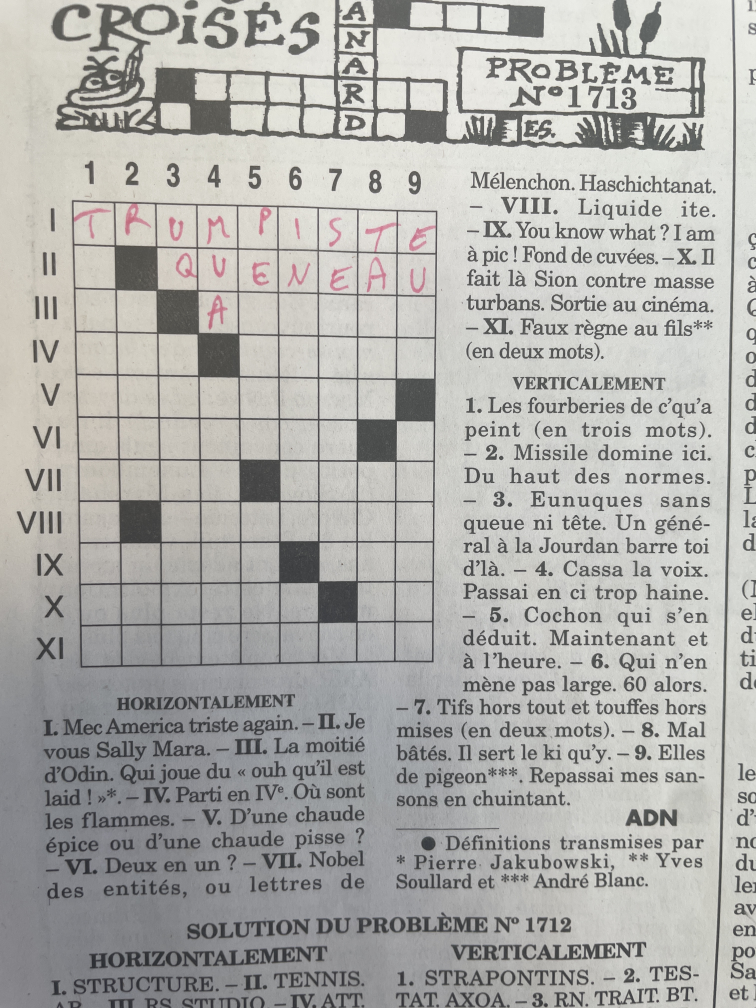
#> input picture uploads/image.jpg, 3024 x 4032 px (shown at 1/4 size)
$ jupyter execute --allow-errors dev.ipynb
#> lines starting #> are read from the running program, lines starting #| are printed output that depends on the picture; after the words box and inside, x2 and y2 are one past the last pixel; in counts of white or black regions, pixels touching at a corner belong together
[cell 1]
import cv2
import numpy as np

DEFAULT_HEIGHT = 4032

image = cv2.imread('uploads/image.jpg')
#> image is the input picture: shape (4032, 3024, 3); mean B, G, R 170.1, 173.2, 173.7
image = cv2.resize(image, (int(image.shape[1] * DEFAULT_HEIGHT / image.shape[0]), DEFAULT_HEIGHT))

clean_image  = image.copy()

gray = cv2.cvtColor(image, cv2.COLOR_BGR2GRAY)
img_blur = cv2.GaussianBlur(gray, (5, 5), 0)  # Apply Gaussian blur to reduce noise

edges = cv2.Canny(img_blur,100,200,apertureSize = 3)
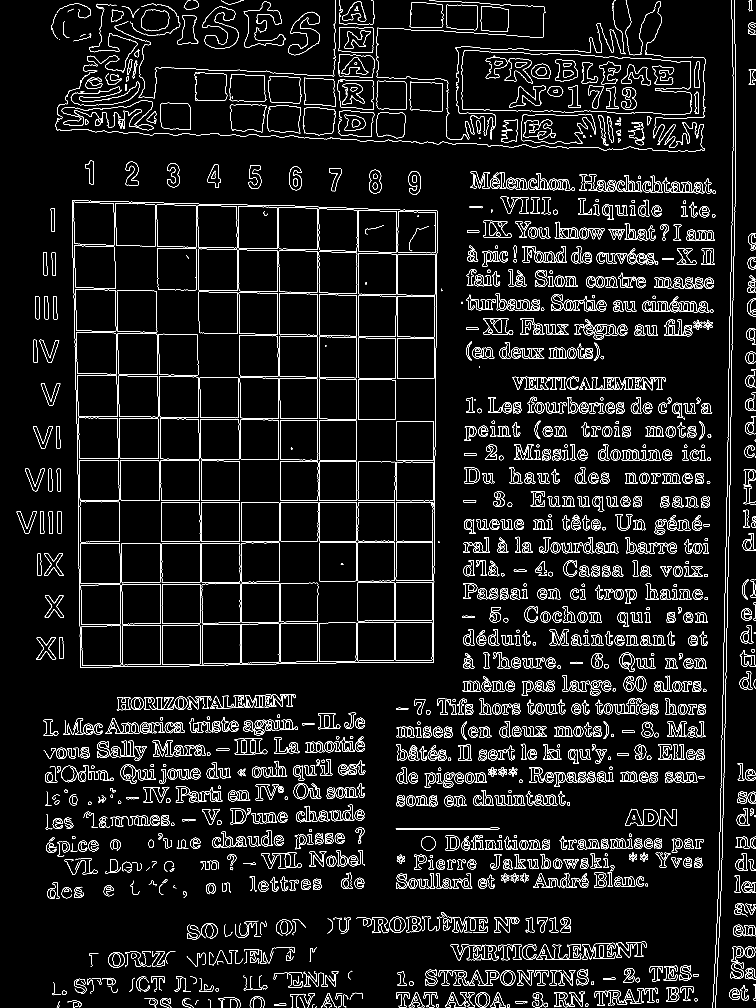
#> edges: shape (4032, 3024) (shown at 1/4 size); 3.2% white in thin lines or dots
cv2.imwrite('canny1.jpg',edges)
kernel = np.ones((15,15),np.uint8)
edges = cv2.dilate(edges,kernel,iterations = 1)
#> edges: shape (4032, 3024); 36.1% white; 345 white regions, largest, box (x1, y1, x2, y2) and area: (281, 793, 1757, 2678) 695491, (215, 0, 2830, 614) 654504, (2843, 0, 2951, 4032) 105272
cv2.imwrite('canny2.jpg',edges)
kernel = np.ones((2,2),np.uint8)
edges = cv2.erode(edges,kernel,iterations = 1)
#> edges: shape (4032, 3024); 34.7% white; 346 white regions, largest, box (x1, y1, x2, y2) and area: (282, 794, 1757, 2678) 663248, (216, 0, 2830, 614) 626311, (2844, 0, 2951, 4032) 101148
cv2.imwrite('canny3.jpg',edges)

thresh = cv2.adaptiveThreshold(img_blur,255,cv2.ADAPTIVE_THRESH_GAUSSIAN_C, cv2.THRESH_BINARY_INV,57,5)
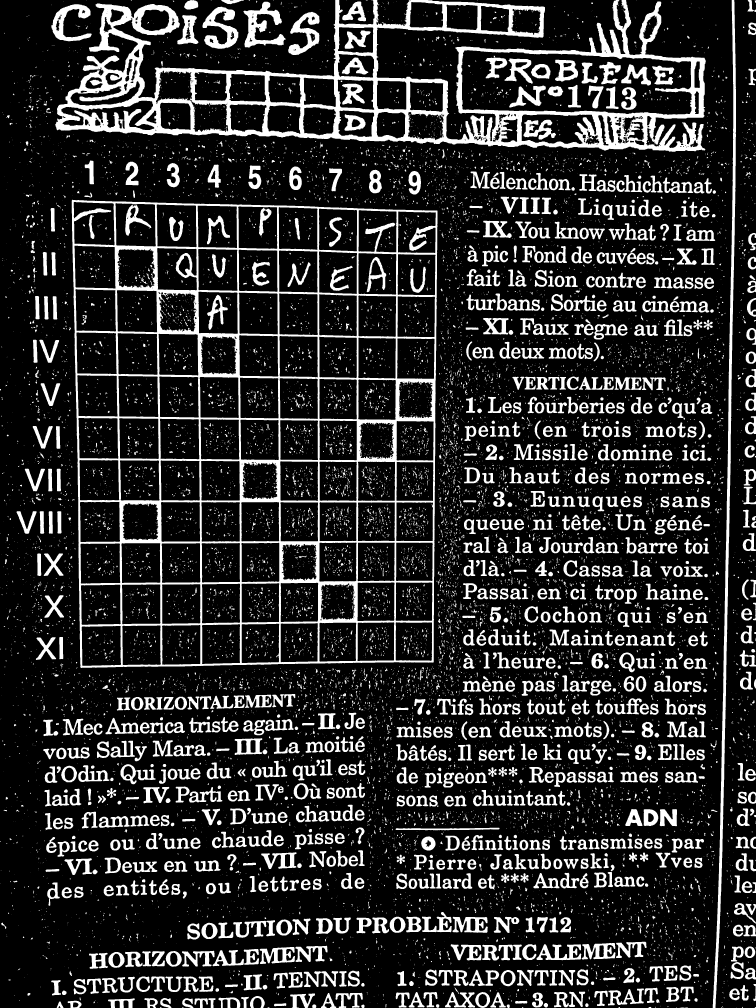
#> thresh: shape (4032, 3024) (shown at 1/4 size); 17.9% white; 16432 white regions (12370 under 20 px), largest, box (x1, y1, x2, y2) and area: (221, 0, 2823, 607) 325618, (287, 799, 1750, 2672) 323867, (2851, 0, 2944, 4032) 45545

white_image = edges.copy()
white_image[:] = 0
#> white_image: shape (4032, 3024); every value is 0

lines = cv2.HoughLinesP(edges, 1, np.pi/180, 100, minLineLength=500, maxLineGap=25)
#> lines = 813 rows, first 6: [2880, 3816, 2945, 91], [2876, 3891, 2944, 14], [2867, 4031, 2937, 0], [2872, 3970, 2941, 0], [2874, 3939, 2943, 0], [2882, 3780, 2946, 108]

# Draw the lines on the original image
if lines is not None:
    for line in lines:
        x1, y1, x2, y2 = line[0]
        cv2.line(image, (x1, y1), (x2, y2), (0, 0, 255), 2)
        cv2.line(white_image, (x1, y1), (x2, y2), 255, 2)
#> this loop made 813 passes
#> white_image: shape (4032, 3024); 8.8% white; 27 white regions, largest, box (x1, y1, x2, y2) and area: (281, 793, 1766, 2679) 629428, (215, 0, 2827, 611) 139927, (2861, 0, 2952, 4032) 96572

[cell 2]
kernel = np.ones((15,15),np.uint8)
white_image = cv2.dilate(white_image,kernel,iterations = 1)
#> white_image: shape (4032, 3024); 16.5% white; 19 white regions, largest, box (x1, y1, x2, y2) and area: (274, 786, 1773, 2686) 1064793, (208, 0, 2834, 618) 336636, (2854, 0, 2959, 4032) 154321
white_image = 255 - white_image
#> white_image: shape (4032, 3024); 83.5% white; 19 black regions

[cell 3]
cnts, hierarchy = cv2.findContours(white_image, cv2.RETR_TREE, cv2.CHAIN_APPROX_SIMPLE)
#> cnts = 133 contours, 1 with area under 20; largest, box (x1, y1, x2, y2) and area: (0, 0, 2927, 4032) 10430240, (273, 785, 1774, 2687) 2732567, (2876, 0, 3024, 4032) 367293, (1496, 0, 2446, 445) 364464, (393, 0, 1332, 407) 261452

[cell 4]
rectangles = [cv2.boundingRect(c) for c in cnts]
#> rectangles = 133 items, first 6: (2442, 463, 92, 125), (1511, 452, 910, 132), (1447, 451, 46, 82), (285, 412, 1126, 114), (373, 394, 50, 5), (1447, 338, 43, 84)
centers = [(x + w // 2, y + h // 2) for (x, y, w, h) in rectangles]
#> centers = 133 pairs, first value 377 to 2950, second value 45 to 3920
ratios = [min(w, h) / max(w, h) for (x, y, w, h) in rectangles]
#> ratios = 133 values, max 1 at index 43, min 0.035 at index 27, mean 0.768

[cell 5]
import pandas as pd

contours_infos = pd.DataFrame(
    {
        "center": centers,
        "ratio": ratios,
        "area": [cv2.contourArea(c) for c in cnts],
        "rectangle": rectangles,
        "parent": hierarchy[0][:, -1],
    }
)
#> contours_infos = table of 133 rows and 5 columns

[cell 6]
contours_infos["diff_99_num_siblings"] = (contours_infos["parent"].map(contours_infos["parent"].value_counts())-99).abs()

[cell 7]
contours_infos["is_closest_to_99_siblings"] = contours_infos["diff_99_num_siblings"] == contours_infos["diff_99_num_siblings"].min()

[cell 8]
contours_infos["center_x"] = contours_infos["center"].apply(lambda x: x[0])
contours_infos["center_y"] = contours_infos["center"].apply(lambda x: x[1])

[cell 9]
# TODO: automate this
contours_infos = contours_infos[contours_infos["is_closest_to_99_siblings"]]
#> contours_infos = table of 99 rows and 9 columns

[cell 10]
contours_infos["center_x_bin"] = pd.cut(contours_infos["center_x"], bins=9)
contours_infos["center_y_bin"] = pd.cut(contours_infos["center_y"], bins=11)

[cell 11]
def fit_line(x,y):
    # Fit line using least squares
    A = np.vstack([x, np.ones(len(x))]).T
    m, b = np.linalg.lstsq(A, y, rcond=None)[0]

    print(f"Estimated line: y = {m:.3f}x + {b:.3f}")
    return (m,b)

[cell 12]
x_lines = []
y_lines = []
for _,df in contours_infos.groupby("center_x_bin"):
    x_lines.append(
        fit_line(df.center_x.to_numpy(), df.center_y.to_numpy())
    )
#> this loop made 9 passes
#> (m in fit_line, b in fit_line) on passes 1 to 9: (54.6, -19704), (61.12, -32269), (72.33, -50203.3), (90.01, -77410.7), (138.7, -142096.9), (305.4, -363520.1), (248.8, -334781.5), (-290.5, 439746.1), (-131.3, 219944.7)
#| Estimated line: y = 54.598x + -19704.014
#| Estimated line: y = 61.124x + -32269.034
#| Estimated line: y = 72.330x + -50203.291
#| Estimated line: y = 90.012x + -77410.737
#| Estimated line: y = 138.692x + -142096.943
#| Estimated line: y = 305.435x + -363520.118
#| Estimated line: y = 248.833x + -334781.500
#| Estimated line: y = -290.515x + 439746.071
#> (further printed lines are left out)
#> after the loop, x_lines = [(54.6, -19704), (61.12, -32269), (72.33, -50203.3), (90.01, -77410.7), (138.7, -142096.9), (305.4, -363520.1), (248.8, -334781.5), (-290.5, 439746.1), (-131.3, 219944.7)]
for _,df in contours_infos.groupby("center_y_bin"):
    y_lines.append(
        fit_line(df.center_x.to_numpy(), df.center_y.to_numpy())
    )
#> this loop made 11 passes
#> (m in fit_line, b in fit_line) on passes 1 to 11: (0.0239, 886.8), (0.0224, 1060.7), (0.0203, 1233.2), (0.0135, 1409.9), (0.0133, 1579.5), (0.00884, 1749.4), (0.00413, 1919), (-0.00106, 2088.7), (-0.00808, 2258.9), (-0.0141, 2425.8), (-0.0138, 2588.5)
#| Estimated line: y = 0.024x + 886.796
#| Estimated line: y = 0.022x + 1060.749
#| Estimated line: y = 0.020x + 1233.219
#| Estimated line: y = 0.013x + 1409.900
#| Estimated line: y = 0.013x + 1579.468
#| Estimated line: y = 0.009x + 1749.418
#| Estimated line: y = 0.004x + 1918.952
#| Estimated line: y = -0.001x + 2088.652
#> (further printed lines are left out)
#> after the loop, y_lines = [(0.0239, 886.8), (0.0224, 1060.7), (0.0203, 1233.2), (0.0135, 1409.9), (0.0133, 1579.5), (0.00884, 1749.4), (0.00413, 1919), (-0.00106, 2088.7), (-0.00808, 2258.9), (-0.0141, 2425.8), (-0.0138, 2588.5)]

[cell 13]
cv2.imwrite('thresh.jpg', thresh)
cv2.imwrite('lines.jpg', image)
cv2.imwrite('contours.jpg', white_image)
#> Out = True

[cell 14]
from itertools import chain

for line in chain(x_lines, y_lines):
    m, b = line
    x = np.linspace(0, white_image.shape[1], 100)
    y = m * x + b
    for i in range(len(x) - 1):
        cv2.line(white_image, (int(x[i]), int(y[i])), (int(x[i+1]), int(y[i+1])), (0, 255, 0), 2)
#> this loop made 20 passes
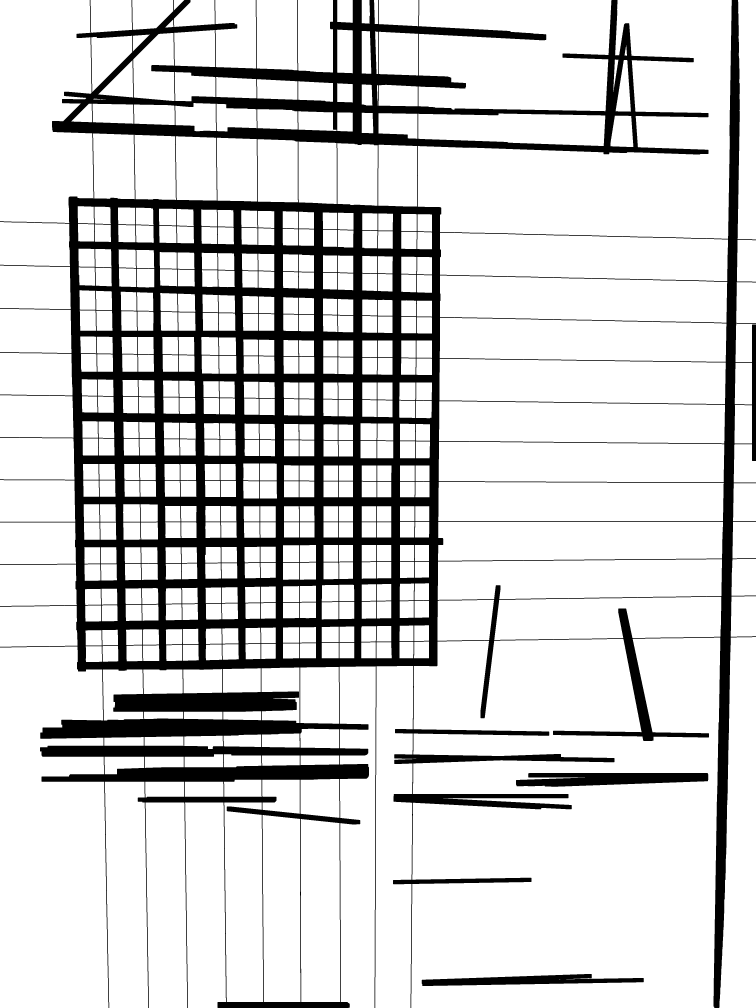
#> white_image: shape (4032, 3024) (shown at 1/4 size); 82.1% white; 3 black regions, box (x1, y1, x2, y2) and area: (0, 0, 3024, 4032) 2127545, (2064, 3092, 2833, 3147) 32824, (1687, 3896, 2575, 3944) 24591

[cell 15]
cv2.imwrite('contours.jpg', white_image)
#> Out = True

[cell 16]
from itertools import product

intersections = []

for lines in product(x_lines, y_lines):
    m1, b1 = lines[0]
    m2, b2 = lines[1]
    x = (b2 - b1) / (m1 - m2)
    y = m1 * x + b1
    intersections.append((x, y))
#> this loop made 99 passes
#> (m1, b1, m2, b2, x, y) on passes 1 to 12: (54.6, -19704, 0.0239, 886.8, 377.3, 895.8), (54.6, -19704, 0.0224, 1060.7, 380.5, 1069.3), (54.6, -19704, 0.0203, 1233.2, 383.6, 1241), (54.6, -19704, 0.0135, 1409.9, 386.8, 1415.1), (54.6, -19704, 0.0133, 1579.5, 389.9, 1584.7), (54.6, -19704, 0.00884, 1749.4, 393, 1752.9), (54.6, -19704, 0.00413, 1919, 396.1, 1920.6), (54.6, -19704, -0.00106, 2088.7, 399.1, 2088.2), (54.6, -19704, -0.00808, 2258.9, 402.2, 2255.7), (54.6, -19704, -0.0141, 2425.8, 405.2, 2420.1), (54.6, -19704, -0.0138, 2588.5, 408.2, 2582.9), (61.12, -32269, 0.0239, 886.8, 542.7, 899.8)
#> after the loop, intersections = 99 pairs, first value 377.3 to 1667.7, second value 895.8 to 2582.9

[cell 17]
brightness_values = []
radius = 50
clean_gray = cv2.cvtColor(clean_image, cv2.COLOR_BGR2GRAY)

for x, y in intersections:
    # Create a circular mask of the same size as the image
    mask = np.zeros_like(clean_gray, dtype=np.uint8)
    cv2.circle(mask, (int(x), int(y)), radius, 255, -1)

    # Compute the mean brightness within the masked region
    mean_val = cv2.mean(clean_gray, mask=mask)[0]  # [0] gets the mean intensity (single channel)
    brightness_values.append(mean_val)

    cv2.circle(clean_image, (int(x), int(y)), 50, (int(mean_val), 0, 0), -1)
#> this loop made 99 passes
#> (x, y) on passes 12 to 23: (542.7, 899.8), (545.5, 1073), (548.3, 1244.3), (551.1, 1417.3), (553.9, 1586.8), (556.6, 1754.3), (559.4, 1921.3), (562.1, 2088.1), (564.8, 2254.4), (567.5, 2417.8), (570.2, 2580.7), (706.6, 903.7)
#> (x, y, mean_val) on passes 1 to 6: (377.3, 895.8, 200.4), (380.5, 1069.3, 205.5), (383.6, 1241, 203.6), (386.8, 1415.1, 200.4), (389.9, 1584.7, 198.7), (393, 1752.9, 194.6)
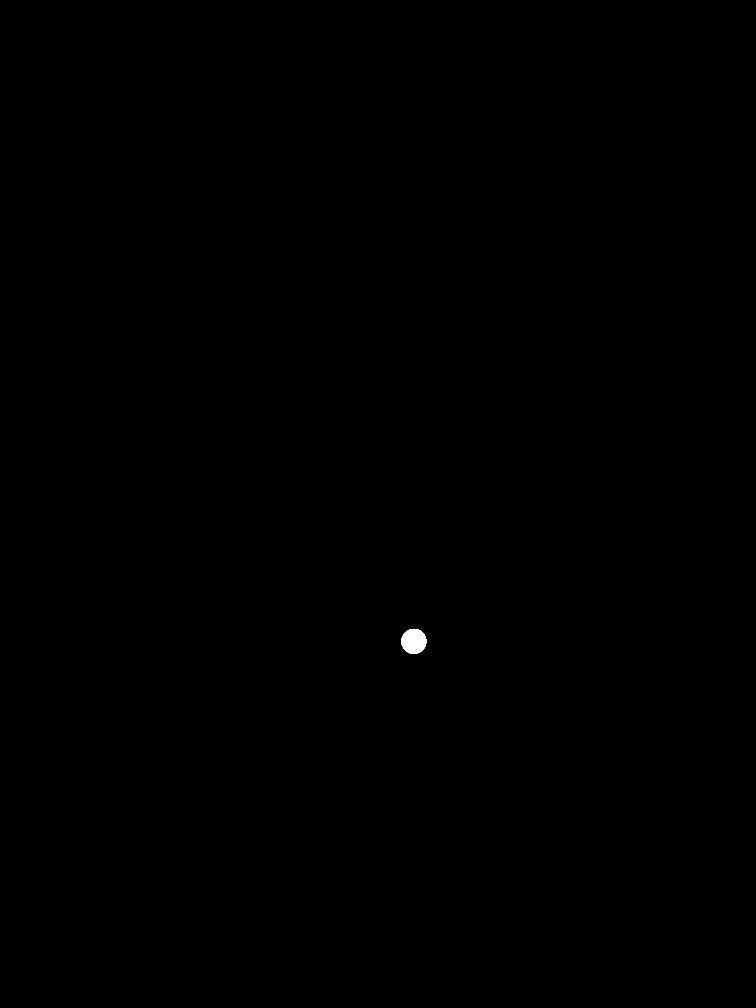
#> mask: shape (4032, 3024) (shown at 1/4 size); 0.06% white; 1 white region, box (x1, y1, x2, y2) and area: (1605, 2515, 1706, 2616) 7845

[cell 18]
df_inter = pd.DataFrame({
    "x": [x for x, _ in intersections],
    "y": [y for _, y in intersections],
    "brightness": brightness_values,
}).sort_values(by="brightness", ascending=True).reset_index(drop=True)

[cell 19]
df_inter["delta"] = df_inter["brightness"].diff().fillna(0)

[cell 20]
delta_argmax = df_inter.delta.argmax()

[cell 21]
df_inter["is_white"] = df_inter.index >= delta_argmax

[cell 22]
df_inter["is_white"].value_counts()

[cell 23]
df_inter.sort_values(by="x").y[:7].diff().mean()
#> Out = 170.8

#> (a cell that did not finish here is left out)

[cell 25]
cv2.imwrite('points.jpg', clean_image)
#> Out = True

[cell 26]
for inter in intersections:
    x, y = inter
    cv2.circle(image, (int(x), int(y)), 50, (255, 0, 0), -1)
#> this loop made 99 passes
#> inter on passes 1 to 12: (377.3, 895.8), (380.5, 1069.3), (383.6, 1241), (386.8, 1415.1), (389.9, 1584.7), (393, 1752.9), (396.1, 1920.6), (399.1, 2088.2), (402.2, 2255.7), (405.2, 2420.1), (408.2, 2582.9), (542.7, 899.8)

[cell 27]
# Draw the line on the image (BGR color, thickness)
cv2.line(image, (x1, y1), (x2, y2), (255, 0, 0), 2)

[cell 28]
contours_infos
#> Out = table of 99 rows and 11 columns

#> (a cell that did not finish here is left out)

[cell 30]
hierarchy = hierarchy.squeeze()
hierarchy.shape
#> Out = (133, 4)

#> (a cell that did not finish here is left out)

[cell 32]
(hierarchy[:,-1] == 33).sum()
#> Out = 99

[cell 33]
# draw the contours with highest areas:
if cnts:
    # Sort contours by area and keep the largest ones
    cnts = sorted(cnts, key=cv2.contourArea, reverse=True)
    for c in cnts:
        cv2.drawContours(image, [c], -1, (0, 255, 0), 2)
#> this loop made 133 passes

[cell 34]
# get bounding square of each contour
rectangles = [cv2.boundingRect(c) for c in cnts]
centers = [(x + w // 2, y + h // 2) for (x, y, w, h) in rectangles]
ratios = [min(w, h) / max(w, h) for (x, y, w, h) in rectangles]
# Draw rectangles around contours
for (x, y, w, h) in rectangles:
    cv2.rectangle(image, (x, y), (x + w, y + h), (255, 0, 0), 2)
#> this loop made 133 passes
#> (x, y, w, h) on passes 1 to 12: (0, 0, 2927, 4032), (273, 785, 1501, 1902), (2876, 0, 148, 4032), (1496, 0, 950, 445), (393, 0, 939, 407), (1511, 452, 910, 132), (285, 412, 1126, 114), (160, 2873, 1315, 83), (165, 3055, 1312, 73), (452, 2765, 745, 83), (159, 2982, 1315, 46), (2063, 3091, 771, 57)
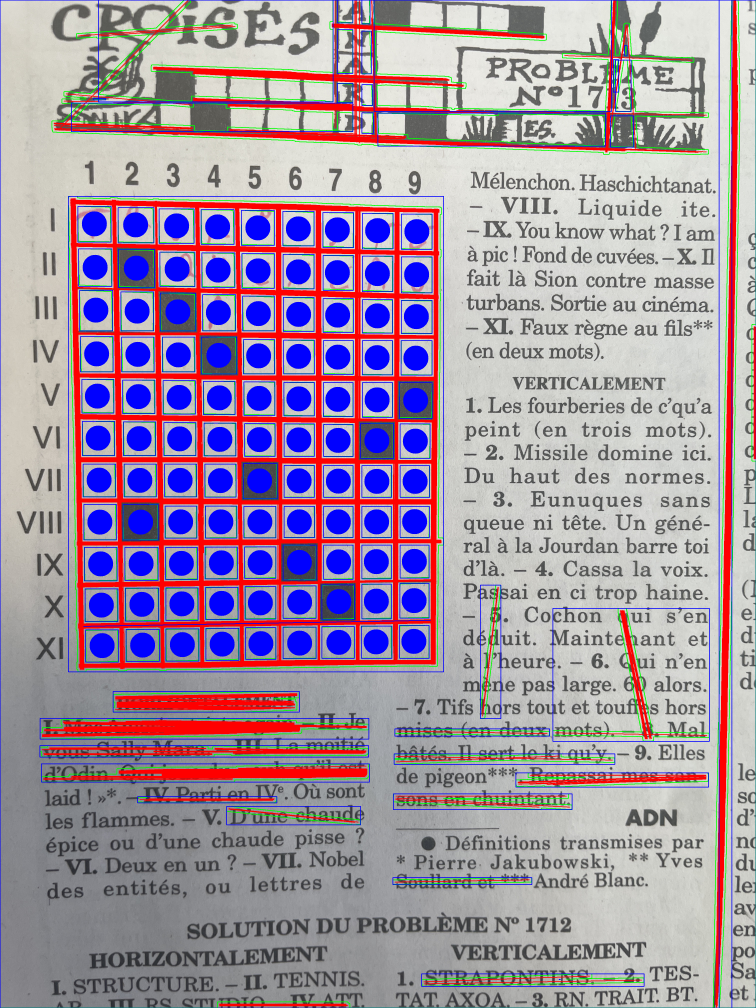
#> image: shape (4032, 3024, 3) (shown at 1/4 size); mean B, G, R 161.6, 145.8, 162.9

[cell 35]
# compute min(a,b)/max(a,b) for each rectangle:

[cell 36]
sum([r > 0.8 for r in ratios])  # Count how many rectangles are close to square
#> Out = 101

#> (a cell that did not finish here is left out)

[cell 38]
# plot rectangle areas and rectangle aspect ratio:

import matplotlib.pyplot as plt
plt.figure(figsize=(10, 5))
plt.plot(ratios, marker='o')
plt.title('Bounding Box Aspect Ratios')
plt.xlabel('Contour Index')
plt.ylabel('Aspect Ratio')
plt.grid()
plt.show()
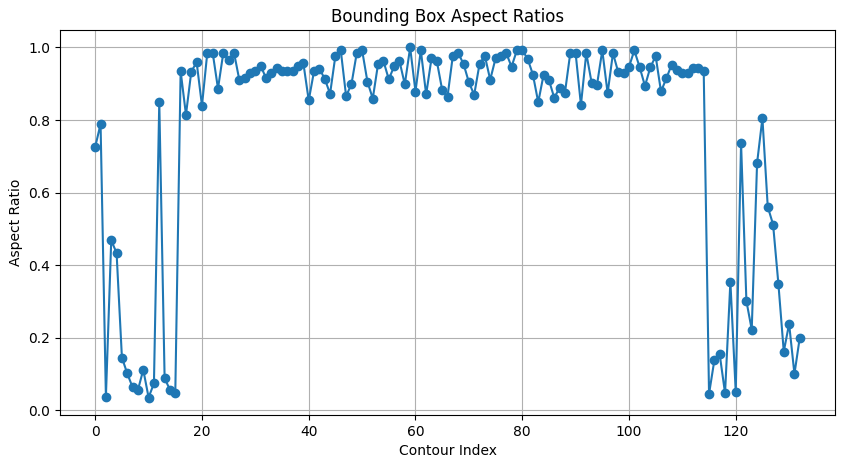
#> figure drawn by matplotlib, 1 panel; curve peaks at x = 59, y = 1

[cell 39]
cv2.imwrite('thresh.jpg', thresh)
cv2.imwrite('lines.jpg', image)
cv2.imwrite('contours.jpg', white_image)
#> Out = True
